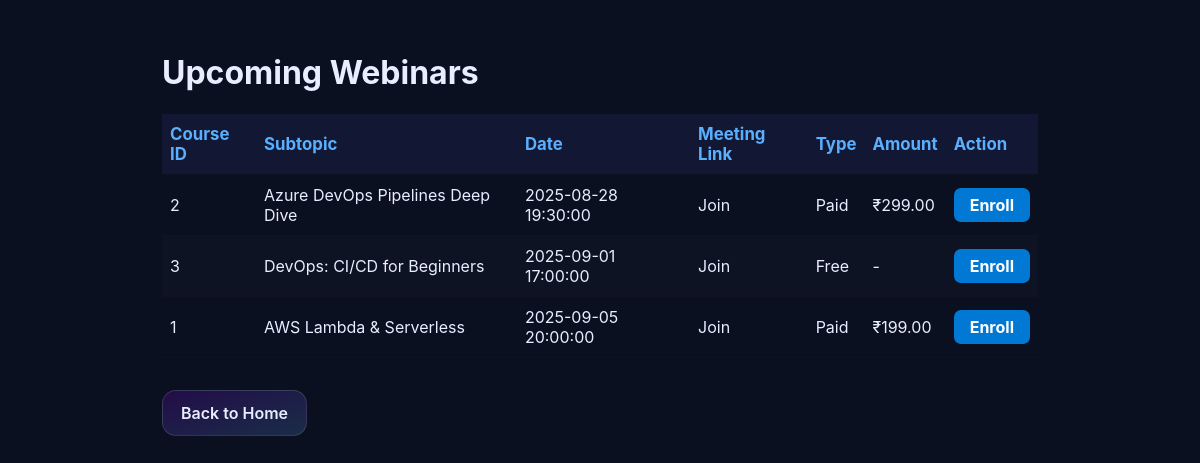
Page /courses/webinars.php on the committed database.
### tables this page shows
CREATE TABLE IF NOT EXISTS webinars (
    webinarid INT AUTO_INCREMENT PRIMARY KEY,
    courseid INT NOT NULL,
    subtopic VARCHAR(255) NOT NULL,
    webinar_date DATETIME NOT NULL,
    meeting_link VARCHAR(512) NOT NULL,
    is_paid BOOLEAN NOT NULL DEFAULT 0,
    amount DECIMAL(10,2) DEFAULT 0.00,
    created_at DATETIME NOT NULL DEFAULT CURRENT_TIMESTAMP,
    FOREIGN KEY (courseid) REFERENCES course(courseid)
);

### courses/webinars.php (the view, shortened to what this page needs)
<?php
$pdo = getPDO();
$webinars = [];
try {
    $stmt = $pdo->query('CALL get_upcoming_webinars()');
    $webinars = $stmt->fetchAll(PDO::FETCH_ASSOC);
} catch (Exception $e) {
    $webinars = [];
}
$enrolledWebinars = [];
?>
<!DOCTYPE html>
<html lang="en">
<head>
    <link rel="stylesheet" href="../assets/style.css" />
</head>
<body>
  <div class="container">
    <h1>Upcoming Webinars</h1>
    <table class="batch-table">
      <thead>
        <tr>
          <th>Course ID</th>
          <th>Subtopic</th>
          <th>Date</th>
          <th>Meeting Link</th>
          <th>Type</th>
          <th>Amount</th>
          <th>Action</th>
        </tr>
      </thead>
      <tbody>
        <?php foreach ($webinars as $webinar): ?>
          <tr>
            <td><?= htmlspecialchars($webinar['courseid']) ?></td>
            <td><?= htmlspecialchars($webinar['subtopic']) ?></td>
            <td><?= htmlspecialchars($webinar['webinar_date']) ?></td>
            <td><a href="<?= htmlspecialchars($webinar['meeting_link']) ?>" target="_blank">Join</a></td>
            <td><?= $webinar['is_paid'] ? 'Paid' : 'Free' ?></td>
            <td><?= $webinar['is_paid'] ? '₹' . number_format($webinar['amount'], 2) : '-' ?></td>
            <td>
              <?php if (in_array($webinar['webinarid'], $enrolledWebinars)): ?>
                <button class="enroll-btn" disabled>Enrolled</button>
              <?php else: ?>
                <a href="enroll_webinar.php?webinarid=<?= $webinar['webinarid'] ?>" class="enroll-btn primary" style="background:#0078d4;color:#fff;font-weight:700;">Enroll</a>
              <?php endif; ?>
            </td>
          </tr>
        <?php endforeach; ?>
      </tbody>
    </table>
    <a href="../default.php" class="btn">Back to Home</a>
  </div>
</body>
</html>

### assets/style.css (style rules this page uses)
:root { --bg:#0b1020; --card:#121833; --text:#e8edff; --muted:#9aa3c0; --acc:#5ab0ff; --acc2:#90f; --ring: 0 10px 30px rgba(90,176,255,.25); }
* { box-sizing:border-box }
body { margin:0; font-family:Inter, system-ui, -apple-system, Segoe UI, Roboto, sans-serif; color:var(--text); background: radial-gradient(1000px 560px at 80% -10%, rgba(144,0,255,.18), transparent 40%) , radial-gradient(900px 560px at 0% -10%, rgba(90,176,255,.18), transparent 40%), var(--bg); }
a { color:inherit; text-decoration:none }
.container { max-width:1200px; margin:0 auto; padding:0 20px }
.btn { display:inline-flex; align-items:center; gap:8px; padding:12px 18px; border-radius:14px; font-weight:600; border:1px solid rgba(255,255,255,.12); background:linear-gradient(to bottom right, rgba(144,0,255,.18), rgba(90,176,255,.18)); transition:.2s transform,.2s box-shadow,.2s background; cursor:pointer; }

### courses/webinars.php (style rules this page uses)
body { background: var(--bg); color: var(--text); font-family: Inter, Arial, sans-serif; }
.container { max-width: 900px; margin: 0 auto; padding: 32px 12px; }
.batch-table { width: 100%; border-collapse: collapse; margin-bottom: 32px; }
.batch-table th, .batch-table td { padding: 10px 8px; border-bottom: 1px solid #2223; text-align: left; }
.batch-table th { background: var(--card); color: var(--acc); font-size: 1.05rem; }
.batch-table tr:nth-child(even) { background: rgba(255,255,255,0.01); }
.enroll-btn { background: var(--acc); color: #fff; border: none; border-radius: 7px; padding: 7px 16px; font-weight: 600; cursor: pointer; }

### rows in the picture
webinars: courseid "2", subtopic "Azure DevOps Pipelines Deep Dive", webinar_date "2025-08-28 19:30:00", is_paid "Paid", amount "299.00"
webinars: courseid "3", subtopic "DevOps: CI/CD for Beginners", webinar_date "2025-09-01 17:00:00", is_paid "Free"
webinars: courseid "1", subtopic "AWS Lambda & Serverless", webinar_date "2025-09-05 20:00:00", is_paid "Paid", amount "199.00"
